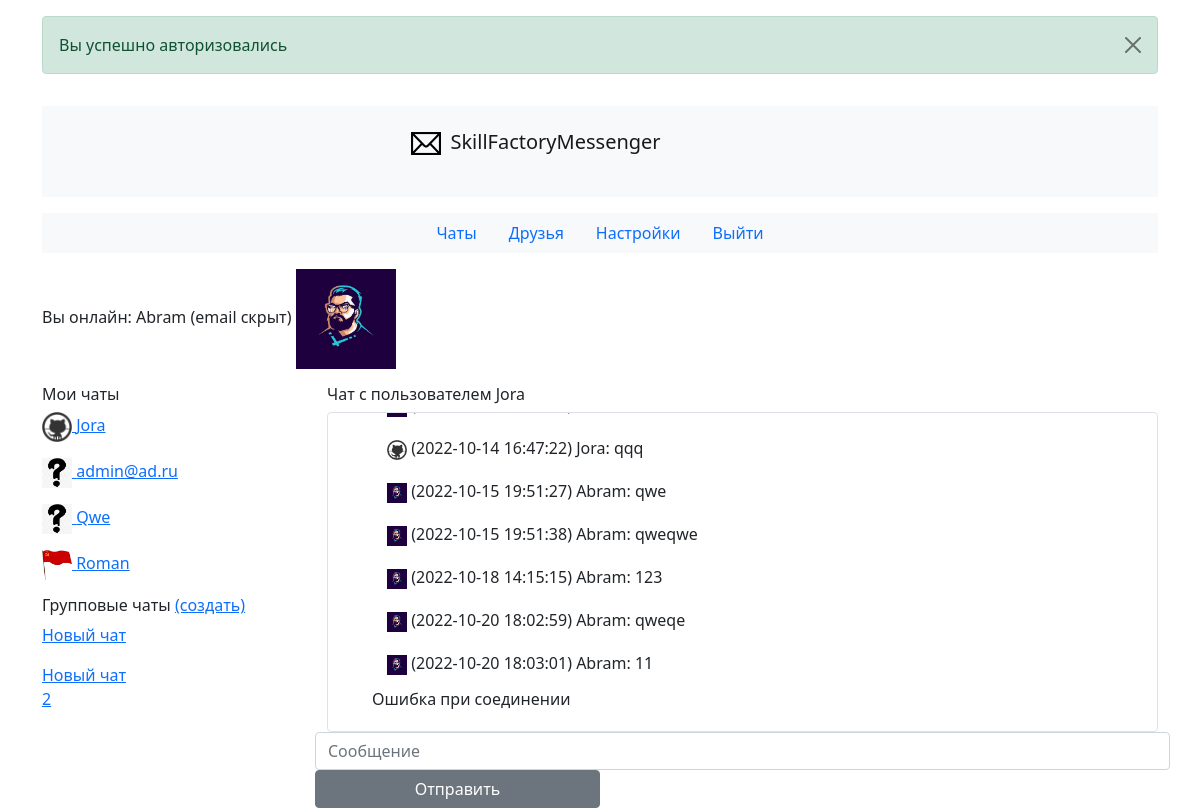
Screenshot of /?id=2 (signed in) with the database file from the repository.
### tables this page shows
CREATE TABLE `users` (
  `id` int(10) UNSIGNED NOT NULL,
  `nickname` varchar(255) DEFAULT NULL,
  `email` varchar(255) DEFAULT NULL,
  `hide_email` bit(1) NOT NULL DEFAULT b'0',
  `password` varchar(255) DEFAULT NULL,
  `avatar` varchar(255) DEFAULT NULL,
  `hash` varchar(255) DEFAULT NULL,
  `email_confirmed` bit(1) NOT NULL DEFAULT b'1'
);

CREATE TABLE `friends` (
  `id` int(10) UNSIGNED NOT NULL,
  `user_id` int(10) UNSIGNED NOT NULL,
  `friend_id` int(10) UNSIGNED NOT NULL
);

CREATE TABLE `groups` (
  `id` int(10) UNSIGNED NOT NULL,
  `name` varchar(255) NOT NULL
);

CREATE TABLE `messages` (
  `id` int(10) UNSIGNED NOT NULL,
  `from_id` int(10) UNSIGNED NOT NULL,
  `to_id` int(10) UNSIGNED NOT NULL,
  `text` text NOT NULL,
  `date` datetime NOT NULL DEFAULT current_timestamp()
);

### funcs.php (called while the page is built, shortened)
<?php
function get_avatar($id)
{
    global $pdo;
    $res = $pdo->prepare("SELECT avatar FROM users WHERE id = ?");
    $res->execute([$id]);
    $res = $res->fetchAll();
    return $res[0]['avatar'];
}
function get_friends(): array
{
    global $pdo;
    $res = $pdo->prepare("SELECT * FROM users JOIN friends ON users.id = friends.friend_id WHERE user_id = ?");
    $res->execute([$_SESSION['user']['id']]);
    $res = $res->fetchAll();
    $arr = [];
    foreach ($res as $item) {
        if ($item['nickname']) {
            $arr[] = ['id' => $item['friend_id'], 'nickname' => $item['nickname']];
        } else {
            $arr[] = ['id' => $item['friend_id'], 'nickname' => $item['email']];
        }
    }
    return $arr;
}
function get_email($id)
{
    global $pdo;
    $res = $pdo->prepare("SELECT * FROM users WHERE id = ?");
    $res->execute([$id]);
    if ($res = $res->fetchAll()) {
        if ($res[0]['hide_email']) {
            return 'email скрыт';
        }
        return $res[0]['email'];
    } else {
        return false;
    }
}
function get_nickname($id)
{
    global $pdo;
    $res = $pdo->prepare("SELECT nickname, email FROM users WHERE id = ?");
    $res->execute([$id]);
    $res = $res->fetchAll();
    if ($res[0]['nickname']) {
        return $res[0]['nickname'];
    } elseif ($res[0]['email']) {
        return $res[0]['email'];
    } else {
        return false;
    }
}
function get_chat($id)
{
    global $pdo;
    $res = $pdo->prepare("SELECT messages.id as id, users.id as user_id, from_id, to_id, nickname, email, text, date FROM messages join users ON users.id=messages.from_id WHERE (from_id, to_id) in ((?,?), (?,?)) ORDER BY date");
    $res->execute([$id, $_SESSION['user']['id'], $_SESSION['user']['id'], $id]);
    return $res->fetchAll();
}
function get_groups(): array
{
    global $pdo;
    $res = $pdo->prepare("SELECT groups.id as id, name FROM group_users JOIN groups ON group_users.group_id = groups.id WHERE user_id = ?");
    $res->execute([$_SESSION['user']['id']]);
    $res = $res->fetchAll();
    $arr = [];
    foreach ($res as $item) {
        $arr[] = ['id' => $item['id'], 'name' => $item['name']];
    }
    return $arr;
}

### main.php (the view, shortened to what this page needs)
<?php
require_once __DIR__ . '/config.php';
require_once __DIR__ . '/funcs.php';
if (isset($_GET['id'])) {
    $friends_arr = get_friends();
}
?>
<ul class="nav justify-content-center bg-light mb-3">
    <li class="nav-item">
        <a class="nav-link active" href="/">Чаты</a>
    </li>
    <li class="nav-item">
        <a class="nav-link" href="/friends.php">Друзья</a>
    </li>
    <li class="nav-item">
        <a class="nav-link" href="/settings.php">Настройки</a>
    </li>
    <li class="nav-item">
        <a class="nav-link" href="/?do=exit">Выйти</a>
    </li>
</ul>
<p>Вы онлайн: <?= htmlspecialchars($_SESSION['user']['login']) ?> (<?= get_email($_SESSION['user']['id']) ?>) <img
            src='<?= get_avatar($_SESSION['user']['id']) ?>'
            onerror="this.src='images/avatar.png'" alt=''
            style='width: 100px; height: 100px;'></p>
<div class="row">
    <div class="col-sm-3" style="overflow-y: auto; height:50vh;">
        <h6>Мои чаты</h6>
        <div class="col-sm-12">
            <div class="col-sm-12">
                <?php
                $friends = get_friends();
                foreach ($friends as $friend) {
                    $avatar = get_avatar($friend['id']);
                    echo "<p><img src='$avatar'
                onerror=\"this.src='images/avatar.png'\" alt=''
                style='width: 30px; height: 30px;'><a href='?id={$friend['id']}'> {$friend['nickname']}</a></p>";
                }
                ?>
            </div>
        </div>
        <h6>Групповые чаты <a href="/new_group.php">(создать)</a></h6>
        <div class="col-sm-4">
            <div class="col-sm-12">
                <?php
                $groups = get_groups();
                foreach ($groups as $group) {
                    echo "<p><a href='?group_id={$group['id']}'> {$group['name']}</a></p>";
                }
                ?>
            </div>
        </div>
    </div>
    <?php
    if (isset($_GET['id'])) {
        $action = "/?id={$_GET['id']}";
    } elseif (isset($_GET['group_id'])) {
        $action = "/?group_id={$_GET['group_id']}";
    } else {
        $action = '';
    }
    ?>
    <form id="chat" class="col-sm-9" method="post" action="<?= $action ?>">
        <?php
        if (isset($_GET['id'])) {
            $nickname = get_nickname($_GET['id']);
            echo "<h6>Чат с пользователем {$nickname}</h6>";
        }
        ?>
        <div id="divMessages" class="chat message border rounded container">
            <div class="chat-content" id="chat-result">
                <?php
                if (isset($_GET['id'])) {
                    $messages = get_chat($_GET['id']);
                    foreach ($messages as $message) {
                        $id = $message['id'];
                        $avatar = get_avatar($message['user_id']);
                        $a = "<img src='$avatar' onerror=\"this.src='images/avatar.png'\" style='width: 20px; height: 20px;'>";
                        $date = $message['date'];
                        $nickname = get_nickname($message['user_id']);
                        echo "<input type='hidden' class='group' value='0'>
                                <p value=\"$id\" class='msg'> $a ($date) $nickname: <span value='$id'>{$message['text']}</span></p>";
                    }
                } else {
                    echo '<h6 class="col-md-4 mx-auto mt-3">Откройте активный чат или начните новый</h6>';
                }
                ?>
            </div>
        </div>
        <div id="blockSendMessage" class="row">
            <input name="message" id="message" class="form-control col-8 col-sm-9 col-md-8" type="text"
                   placeholder="Сообщение">
            <button id="btnSend" type="submit" class="btn btn-secondary col-4 col-sm-3 col-md-4">Отправить</button>
        </div>
    </form>
</div>

### css/style.css (style rules this page uses)
.chat { overflow-y: auto; height:40vh; display: flex; flex-direction: column-reverse; }
.chat-content { padding: 20px; max-width: 100%; margin: auto; width: 100%; }
.msg { position: relative; max-width: 75%; padding: 7px 15px; margin-bottom: 5px; }

### rows the page displays
users: hide_email "email скрыт", avatar (picture)
friends: friend.avatar (picture), friend.nickname "Jora"
friends: friend.email "admin@ad.ru"
friends: friend.nickname "Qwe"
friends: friend.avatar (picture), friend.nickname "Roman"
groups: name "Новый чат"
groups: name "Новый чат 2"
users: nickname "Jora"
messages: $id 12 (drawn), from.avatar (picture)
messages: $id 14 (drawn), from.avatar (picture), date "2022-10-14 16:47:22", from.nickname "Jora", text "qqq"
messages: $id 15 (drawn), from.avatar (picture), date "2022-10-15 19:51:27", from.nickname "Abram", text "qwe"
messages: $id 16 (drawn), from.avatar (picture), date "2022-10-15 19:51:38", from.nickname "Abram", text "qweqwe"
messages: $id 64 (drawn), from.avatar (picture), date "2022-10-18 14:15:15", from.nickname "Abram", text "123"
messages: $id 89 (drawn), from.avatar (picture), date "2022-10-20 18:02:59", from.nickname "Abram", text "qweqe"
messages: $id 90 (drawn), from.avatar (picture), date "2022-10-20 18:03:01", from.nickname "Abram", text "11"

### other values shown
$_SESSION['success'] "Вы успешно авторизовались"
$_SESSION['user']['login'] "Abram"
